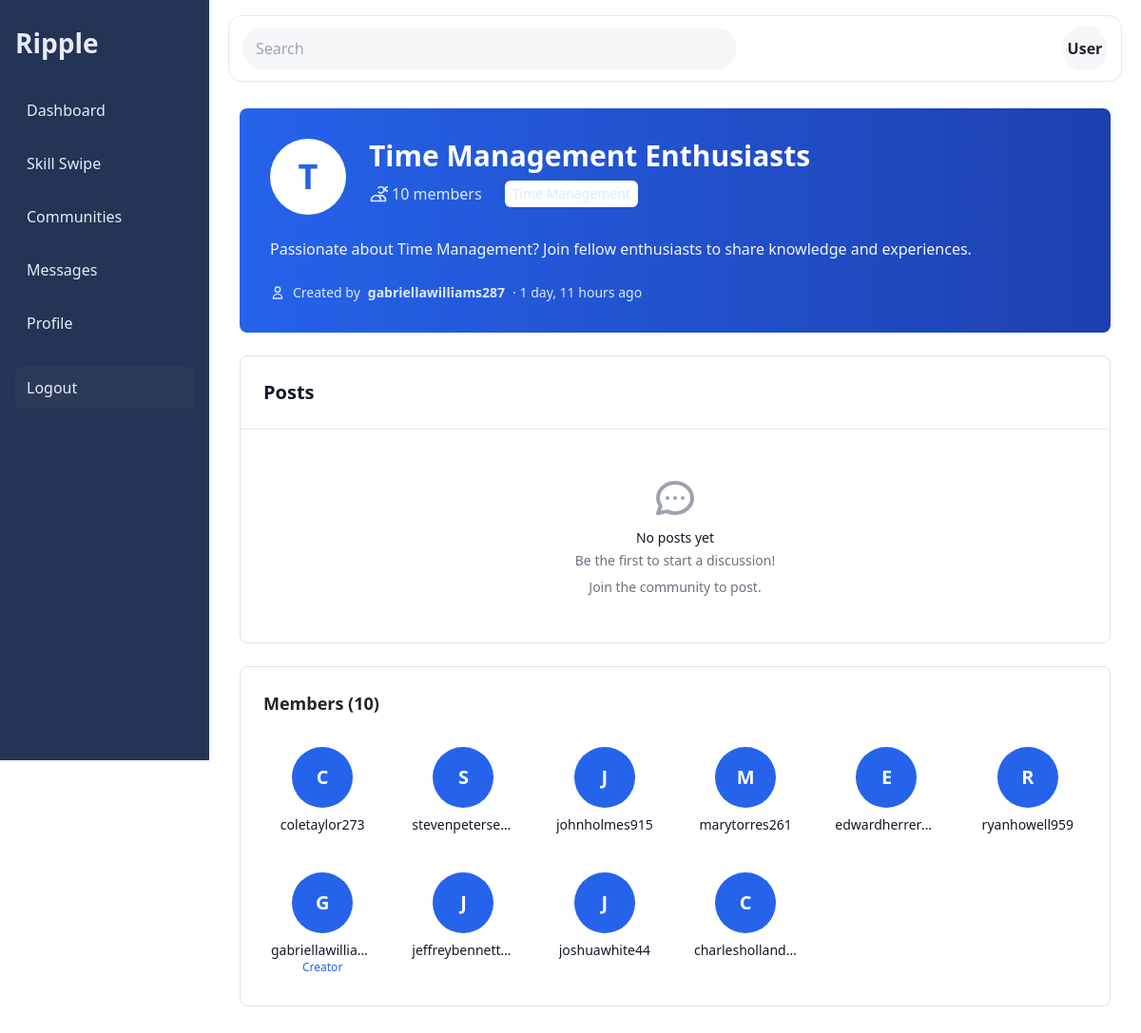
The app's page /communities/213/ with its own data.
### communities/models.py (models this page shows, shortened)
class Community(models.Model):
    name = models.CharField(max_length=140)
    skill = models.ForeignKey(Skill, on_delete=models.CASCADE)
    description = models.TextField(blank=True)
    members = models.ManyToManyField(settings.AUTH_USER_MODEL, related_name='communities', blank=True)
    created_at = models.DateTimeField(auto_now_add=True, null=True, blank=True)
    updated_at = models.DateTimeField(auto_now=True, null=True, blank=True)
    creator = models.ForeignKey(settings.AUTH_USER_MODEL, on_delete=models.SET_NULL, null=True, blank=True, related_name='created_communities')
    is_approved = models.BooleanField(default=True)  # For admin approval system
    class Meta:
        verbose_name_plural = 'Communities'
        ordering = ['-created_at']
    @property
    def member_count(self):
        return self.members.count()

### skills/models.py (models this page shows, shortened)
class Skill(models.Model):
    name = models.CharField(max_length=120, unique=True)
    description = models.TextField(blank=True)

### communities/views.py (the view)
# urls.py: path('<int:pk>/', views.community_detail, name='community_detail'),
def community_detail(request, pk):
    community = get_object_or_404(
        Community.objects.select_related('skill', 'creator').prefetch_related('members'),
        pk=pk,
        is_approved=True
    )
    posts = community.posts.select_related(
        'author', 'author__profile'
    ).prefetch_related(
        'upvotes', 'downvotes'
    ).annotate(
        comment_count_annotated=Count('comments')
    ).order_by('-is_pinned', '-created_at')
    is_member = request.user.is_authenticated and request.user in community.members.all()
    return render(request, 'communities/community_detail.html', {
        'community': community,
        'posts': posts,
        'is_member': is_member,
    })

### communities/templates/communities/community_detail.html (shortened to what this page needs)
{% extends 'base.html' %}
{% block content %}
<div class="bg-gradient-to-r from-blue-600 to-blue-800 text-white rounded-lg p-8 mb-6">
    <div class="flex items-start justify-between">
        <div class="flex items-start gap-4">
            <div class="h-20 w-20 bg-white rounded-full flex items-center justify-center flex-shrink-0">
                <span class="text-4xl font-bold text-blue-600">{{ community.name|first|upper }}</span>
            </div>
            <div>
                <h1 class="text-3xl font-bold mb-2">{{ community.name }}</h1>
                <div class="flex items-center gap-4 text-blue-100">
                    <span class="flex items-center gap-1">
                        <svg class="h-5 w-5" fill="none" stroke="currentColor" viewBox="0 0 24 24">
                            <path stroke-linecap="round" stroke-linejoin="round" stroke-width="2" d="M12 4.354a4 4 0 110 5.292M15 21H3v-1a6 6 0 0112 0v1zm0 0h6v-1a6 6 0 00-9-5.197m13.5-9a2.5 2.5 0 11-5 0 2.5 2.5 0 015 0z"></path>
                        </svg>
                        {{ community.member_count }} members
                    </span>
                    <span class="px-2 py-1 bg-white bg-opacity-20 rounded text-sm">{{ community.skill.name }}</span>
                </div>
            </div>
        </div>
    </div>
    <p class="mt-4 text-blue-50">{{ community.description }}</p>
    <div class="mt-4 flex items-center gap-2 text-sm text-blue-100">
        <svg class="h-4 w-4" fill="none" stroke="currentColor" viewBox="0 0 24 24">
            <path stroke-linecap="round" stroke-linejoin="round" stroke-width="2" d="M16 7a4 4 0 11-8 0 4 4 0 018 0zM12 14a7 7 0 00-7 7h14a7 7 0 00-7-7z"></path>
        </svg>
        Created by <span class="font-semibold">{{ community.creator.username }}</span> · {{ community.created_at|timesince }} ago
    </div>
</div>
<div class="bg-white rounded-lg border border-gray-200 mb-6">
    <div class="border-b border-gray-200 p-4 flex items-center justify-between">
        <h2 class="text-xl font-bold text-gray-900">Posts</h2>
    </div>
    <div class="divide-y divide-gray-200">
        {% if posts %}
            {% for post in posts %}
                <div class="p-4 hover:bg-gray-50 transition-colors">
                    <div class="flex gap-3">
                        <div class="flex flex-col items-center gap-1">
                            <button class="text-gray-400 hover:text-blue-600 transition-colors">
                                <svg class="h-6 w-6" fill="none" stroke="currentColor" viewBox="0 0 24 24">
                                    <path stroke-linecap="round" stroke-linejoin="round" stroke-width="2" d="M5 15l7-7 7 7"></path>
                                </svg>
                            </button>
                            <span class="font-semibold text-sm {% if post.score > 0 %}text-blue-600{% elif post.score < 0 %}text-red-600{% else %}text-gray-600{% endif %}">
                                {{ post.score }}
                            </span>
                            <button class="text-gray-400 hover:text-red-600 transition-colors">
                                <svg class="h-6 w-6" fill="none" stroke="currentColor" viewBox="0 0 24 24">
                                    <path stroke-linecap="round" stroke-linejoin="round" stroke-width="2" d="M19 9l-7 7-7-7"></path>
                                </svg>
                            </button>
                        </div>
                        <div class="flex-1">
                            <div class="flex items-center gap-2 text-sm text-gray-500 mb-1">
                                <span class="font-medium text-gray-900">{{ post.author.username }}</span>
                                <span>•</span>
                                <span>{{ post.created_at|timesince }} ago</span>
                                {% if post.is_pinned %}
                                    <span class="px-2 py-0.5 bg-green-100 text-green-700 rounded text-xs font-medium">Pinned</span>
                                {% endif %}
                            </div>
                            <a href="{% url 'communities:post_detail' community.pk post.pk %}" class="block">
                                <h3 class="text-lg font-semibold text-gray-900 hover:text-blue-600 mb-1">{{ post.title }}</h3>
                                <p class="text-gray-700 text-sm line-clamp-2">{{ post.content|truncatewords:30 }}</p>
                                {% if post.image %}
                                    <img src="{{ post.image.url }}" alt="{{ post.title }}" class="mt-2 rounded-lg max-h-64 object-cover">
                                {% endif %}
                                {% if post.link %}
                                    <a href="{{ post.link }}" target="_blank" class="mt-2 inline-flex items-center gap-1 text-blue-600 hover:text-blue-700 text-sm">
                                        <svg class="h-4 w-4" fill="none" stroke="currentColor" viewBox="0 0 24 24">
                                            <path stroke-linecap="round" stroke-linejoin="round" stroke-width="2" d="M10 6H6a2 2 0 00-2 2v10a2 2 0 002 2h10a2 2 0 002-2v-4M14 4h6m0 0v6m0-6L10 14"></path>
                                        </svg>
                                        {{ post.link|truncatechars:50 }}
                                    </a>
                                {% endif %}
                            </a>
                            <div class="mt-2 flex items-center gap-4 text-sm text-gray-500">
                                <a href="{% url 'communities:post_detail' community.pk post.pk %}" class="flex items-center gap-1 hover:text-blue-600">
                                    <svg class="h-4 w-4" fill="none" stroke="currentColor" viewBox="0 0 24 24">
                                        <path stroke-linecap="round" stroke-linejoin="round" stroke-width="2" d="M8 12h.01M12 12h.01M16 12h.01M21 12c0 4.418-4.03 8-9 8a9.863 9.863 0 01-4.255-.949L3 20l1.395-3.72C3.512 15.042 3 13.574 3 12c0-4.418 4.03-8 9-8s9 3.582 9 8z"></path>
                                    </svg>
                                    {{ post.comment_count }} comments
                                </a>
                            </div>
                        </div>
                    </div>
                </div>
            {% endfor %}
        {% else %}
            <div class="p-12 text-center">
                <h3 class="mt-2 text-sm font-medium text-gray-900">No posts yet</h3>
                <p class="mt-1 text-sm text-gray-500">Be the first to start a discussion!</p>
                {% if is_member %}
                    <div class="mt-6">
                        <a href="{% url 'communities:create_post' community.pk %}" class="inline-flex items-center px-4 py-2 border border-transparent shadow-sm text-sm font-medium rounded-md text-white bg-blue-600 hover:bg-blue-700">
                            Create Post
                        </a>
                    </div>
                {% else %}
                    <p class="mt-2 text-sm text-gray-500">Join the community to post.</p>
                {% endif %}
            </div>
        {% endif %}
    </div>
</div>
<div class="bg-white rounded-lg border border-gray-200 p-6">
    <h3 class="text-lg font-semibold mb-4">Members ({{ community.member_count }})</h3>
    <div class="grid grid-cols-2 md:grid-cols-4 lg:grid-cols-6 gap-4">
        {% for member in community.members.all|slice:":12" %}
            <a href="{% url 'users:view_profile' member.username %}" class="flex flex-col items-center text-center hover:bg-gray-50 p-2 rounded-lg transition-colors">
                {% if member.profile.avatar %}
                    <img src="{{ member.profile.avatar.url }}" alt="{{ member.username }}" class="h-16 w-16 rounded-full object-cover border-2 border-gray-200">
                {% else %}
                    <div class="h-16 w-16 bg-blue-600 rounded-full flex items-center justify-center">
                        <span class="text-white font-semibold text-xl">{{ member.username|first|upper }}</span>
                    </div>
                {% endif %}
                <span class="mt-2 text-sm font-medium text-gray-900 truncate max-w-full">{{ member.username }}</span>
                {% if member == community.creator %}
                    <span class="text-xs text-blue-600">Creator</span>
                {% endif %}
            </a>
        {% endfor %}
    </div>
</div>
{% endblock %}

### static/css/main.css (style rules this page uses)
:root { --bg:#f6f7f9;--card:#f0f1f3;--sidebar:#233455;--sidebarText:#e6ecf5;--text:#121417;--muted:#8b93a1;--brand:#4a67ff }
* { box-sizing:border-box }
html,body { margin:0;padding:0;font-family:Inter,system-ui,-apple-system,Segoe UI,Roboto,Arial,sans-serif;color:var(--text);background:var(--bg) }
.grid { display:grid;grid-template-columns:1.2fr .8fr;gap:20px }

### records on screen
Community: name|first "T", name "Time Management Enthusiasts", member_count "10", skill.name "Time Management", description "Passionate about Time Management? Join fellow enthusiasts to share knowledge and experiences.", creator.username "gabriellawilliams287", created_at "1 day, 11 hours"

### other values on screen
{{ member.username|first|upper }} "C"
{{ member.username }} "coletaylor273"
{{ member.username|first|upper }} "S"
{{ member.username }} "stevenpeterse…"
{{ member.username|first|upper }} "J"
{{ member.username }} "johnholmes915"
{{ member.username|first|upper }} "M"
{{ member.username }} "marytorres261"
{{ member.username|first|upper }} "E"
{{ member.username }} "edwardherrer…"
{{ member.username|first|upper }} "R"
{{ member.username }} "ryanhowell959"
{{ member.username|first|upper }} "G"
{{ member.username }} "gabriellawillia…"
{{ member.username }} "jeffreybennett…"
